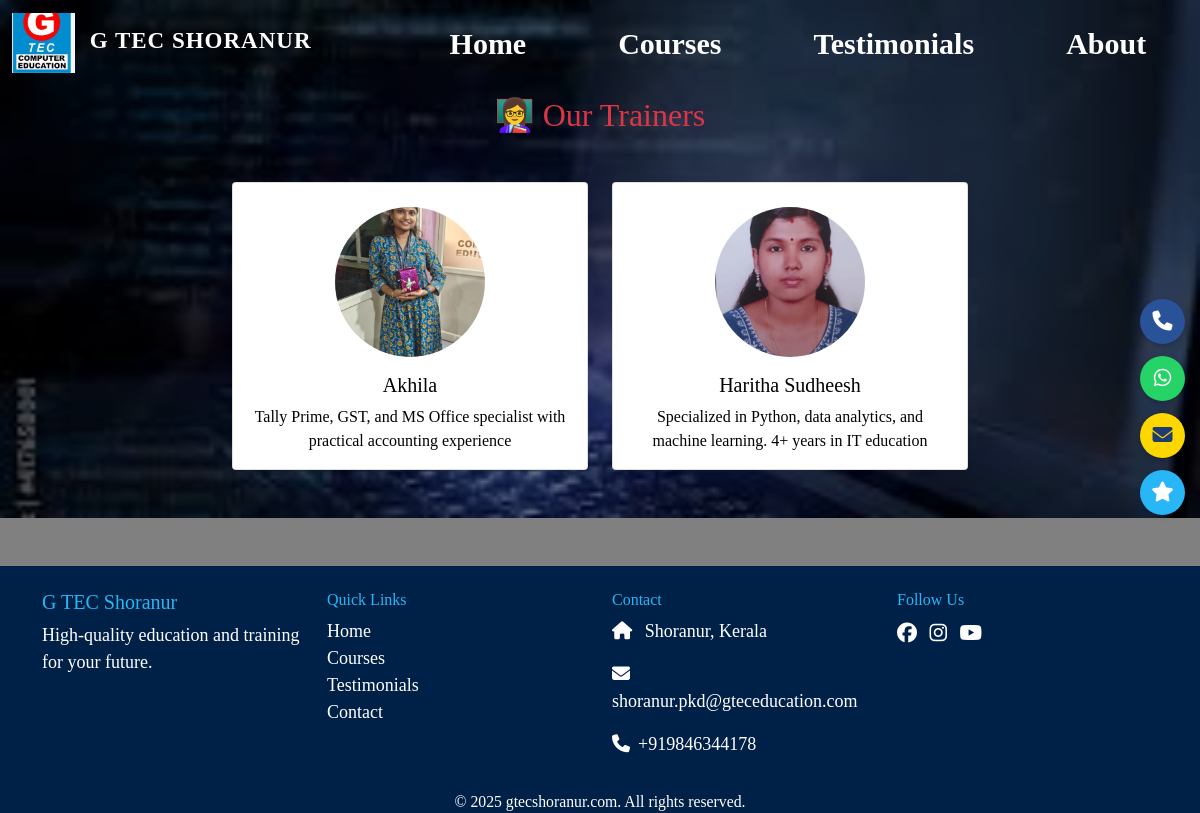
Screenshot of /trainers/ with the database file from the repository.
### main/models.py (models this page shows)
class Trainer(models.Model):
    name = models.CharField(max_length=100)
    role = models.CharField(max_length=100)
    bio = models.TextField()
    photo = models.ImageField(upload_to='trainers/')

### main/views.py (the view)
# urls.py: path('trainers/', TrainerListView.as_view(), name='trainer_list'),
class TrainerListView(ListView):
    model = Trainer
    template_name = 'main/trainers.html'
    context_object_name = 'trainers'

### main/templates/main/trainers.html (shortened to what this page needs)
{% extends 'main/base.html' %}
{% load static %}
{% block content %}
<section class="py-5 bg-light trainer-section">
  <div class="container mt-5">
    <h2 class="text-center mb-5 text-danger">👩‍🏫 Our Trainers</h2>
    <div class="row g-4 justify-content-center">
      {% for trainer in trainers %}
        <div class="col-md-4 col-sm-6">
          <div class="card text-center shadow-sm h-100">
            {% if trainer.photo %}
              <img src="{{ trainer.photo.url }}"
                   alt="{{ trainer.name }}"
                   class="rounded-circle mx-auto mt-4"
                   style="width:150px; height:150px; object-fit: cover;">
            {% else %}
              <img src="{% static 'images/default-trainer.jpg' %}"
                   alt="Default Trainer"
                   class="rounded-circle mx-auto mt-4"
                   style="width:150px; height:150px; object-fit: cover;">
            {% endif %}
            <div class="card-body">
              <h5 class="card-title">{{ trainer.name }}</h5>
              <p class="card-text">{{ trainer.bio }}</p>
            </div>
          </div>
        </div>
      {% empty %}
        <div class="col-12 text-center">
          <p class="text-muted">No trainers available at the moment.</p>
        </div>
      {% endfor %}
    </div>
  </div>
</section>
{% endblock %}

### main/static/main/css/style.css (style rules this page uses)
html { scroll-behavior: smooth; }

### main/templates/main/base.html (style rules this page uses)
body { background-color: grey; font-family: 'Times New Roman', serif; color: #000000; }

### rows the page displays
Trainer: photo (picture), name "Akhila", bio "Tally Prime, GST, and MS Office specialist with practical accounting experience"
Trainer: photo (picture), name "Haritha Sudheesh", bio "Specialized in Python, data analytics, and machine learning. 4+ years in IT education"
